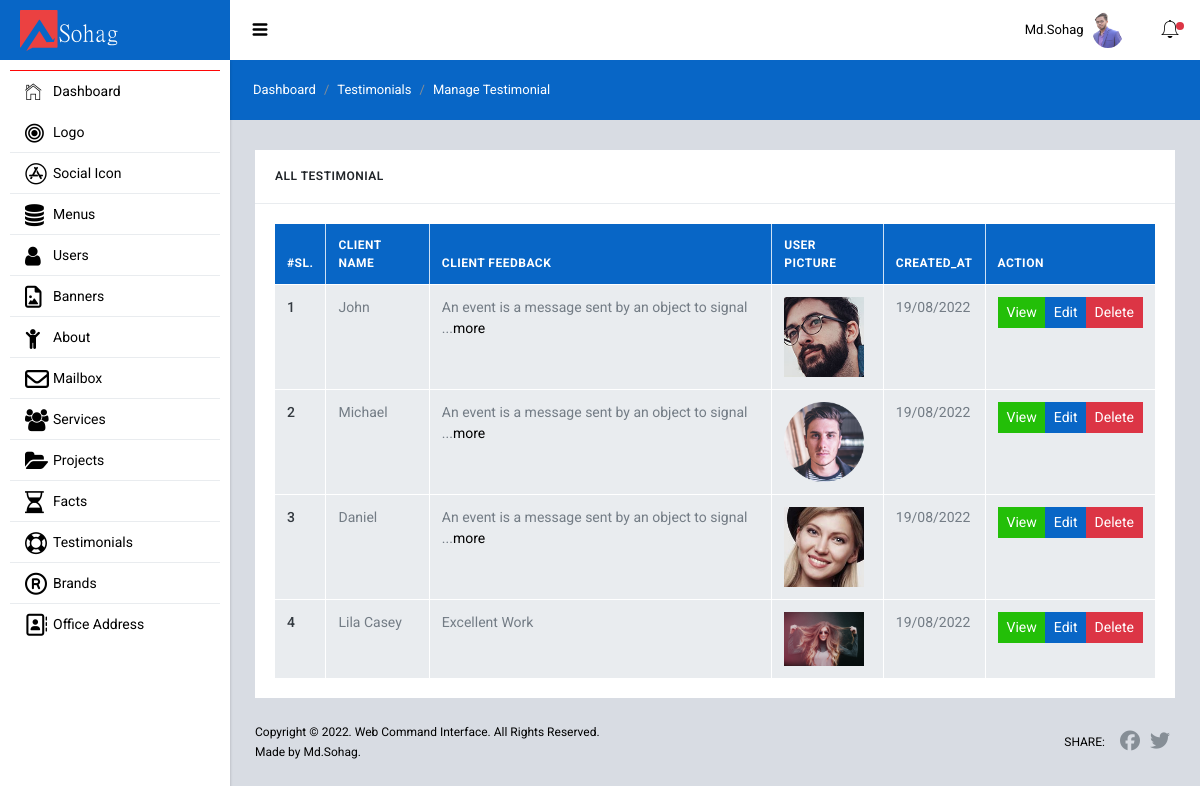
The page /admin/testimonials/index.php (signed in) on the database its author committed.
### tables this page shows
CREATE TABLE `users` (
  `id` int(11) NOT NULL,
  `name` varchar(150) NOT NULL,
  `email` varchar(150) NOT NULL,
  `password` varchar(255) NOT NULL,
  `user_role` int(11) NOT NULL DEFAULT 4,
  `status` int(11) NOT NULL DEFAULT 0,
  `profile_image` varchar(255) DEFAULT NULL,
  `created_at` varchar(200) NOT NULL
);

CREATE TABLE `testimonials` (
  `id` int(11) NOT NULL,
  `name` varchar(200) NOT NULL,
  `quotes` text NOT NULL,
  `img` text NOT NULL,
  `created_at` varchar(200) NOT NULL
);

### admin/testimonials/index.php (the view, shortened to what this page needs)
<?php
  require "../backend_includes/header.php";
  $view_testimonial = "SELECT * FROM testimonials";
  $view_testimonial_query = mysqli_query($db, $view_testimonial);
  $testimonial_check = mysqli_num_rows($view_testimonial_query);
?>
  <div class="sl-mainpanel">
    <nav class="breadcrumb sl-breadcrumb">
      <a class="breadcrumb-item" href="/sohag/admin/dashboard.php">Dashboard</a>
      <a class="breadcrumb-item" href="/sohag/admin/testimonials/index.php">Testimonials</a>
      <span class="breadcrumb-item active">Manage Testimonial</span>
    </nav>
      <div class="sl-pagebody">
        <div class="row row-sm mg-t-5">
          <div class="col-lg-12 mg-t-20 mg-lg-t-0">
            <div class="card">
              <div class="card-header pd-20 bg-transparent bd-b bd-gray-200">
                <h6 class="card-title tx-uppercase tx-12 mg-b-0">All Testimonial</h6>
              </div>
              <div class="card-body bd-color-gray-lighter rounded-bottom">
                <div class="dashbord-content">
                  <?php if ($testimonial_check == 0) : ?>
                    <div class="alert alert-warning" role="alert">
                      <h4 class="text-center text-danger">No Data Found In Testimonial Table!</h4>
                    </div>
                  <?php else : ?>
                    <form action="users_trash_delete.php" method="POST">
                      <div class="table-responsive">
                        <table class="table table-hover table-bordered mg-b-0">
                          <thead class="bg-primary">
                            <tr>
                              <th scope="col">#Sl.</th>
                              <th scope="col">Client Name</th>
                              <th scope="col">Client Feedback</th>
                              <th scope="col">User Picture</th>
                              <th scope="col">Created_At</th>
                              <th scope="col">Action</th>
                            </tr>
                          </thead>
                          <tbody>
                            <?php foreach($view_testimonial_query as $testimonial_id => $testimonials) :  ?>
                              <tr>
                                <th scope="row"><?= $testimonial_id+1; ?></th>
                                <td><?= $testimonials['name']; ?></td>
                                <td>
                                  <?php
                                    $url = '/sohag/admin/testimonials/testimonial_view.php?id='.$testimonials['id'];
                                    $message_short = substr($testimonials['quotes'],0,50);
                                    if (strlen($testimonials['quotes']) > 50)
                                    {
                                      echo $message_short."...".'<a target="_blank" href='.$url.'>more</a>';
                                    }
                                    else {
                                      echo $testimonials['quotes'];
                                    }
                                  ?>
                                </td>
                                <td>
                                  <?php if (!empty($testimonials['img'])) : ?>
                                    <img src="../uploads/testimonials/<?= $testimonials['img']; ?>" width="80" alt="image">
                                  <?php else : ?>
                                    No Image
                                  <?php endif; ?>
                                </td>
                                <td>
                                  <?= date("d/m/Y",strtotime($testimonials['created_at'])); ?>
                                </td>
                                <td>
                                  <div class="btn-group">
                                    <a href="testimonial_view.php?id=<?= $testimonials['id']; ?>" target="_blank" class="btn btn-success btn-sm">View</a>
                                    <?php if ($login_user_info['user_role'] <= 2) : ?>
                                      <a href="testimonial_edit.php?id=<?= $testimonials['id']; ?>" target="_blank" class="btn btn-primary btn-sm">Edit</a>
                                      <button type="button" id="delete.php?delete_id=<?= $testimonials['id']; ?>" class="btn btn-danger btn-sm delete_testimonial">Delete</button>
                                    <?php endif; ?>
                                  </div>
                                </td>
                              </tr>
                            <?php endforeach; ?>
                          </tbody>
                        </table>
                      </div>
                    </form>
                  <?php endif; ?>
                </div>
              </div>
            </div>
          </div>
        </div>
      </div>
    <footer class="sl-footer">
      <div class="footer-left">
      <div class="mg-b-2">Copyright &copy; 2022. Web Command Interface. All Rights Reserved.</div>
                <div>Made by Md.Sohag.</div>
      </div>
      <div class="footer-right d-flex align-items-center">
        <span class="tx-uppercase mg-r-10">Share:</span>
        <a target="_blank" class="pd-x-5" href="https://www.facebook.com/"><i class="fa fa-facebook tx-20"></i></a>
        <a target="_blank" class="pd-x-5" href="https://twitter.com/"><i class="fa fa-twitter tx-20"></i></a>
      </div>
    </footer>
  </div>
<?php require "../backend_includes/footer.php"; ?>

### admin/backend_includes/header.php (shortened to what this page needs)
<?php
  require "db.php";
  $login_user_id    = isset($_COOKIE['login_user']) ? $_COOKIE['login_user'] : $_SESSION['login_user_id'];
  $login_user_data  = "SELECT * FROM users WHERE id=$login_user_id";
  $login_user_query = mysqli_query($db,$login_user_data);
  $login_user_info  = mysqli_fetch_assoc($login_user_query);
?>
<!DOCTYPE html>
<html lang="en">
  <head>
    <link href="/sohag/admin/backend_assets/lib/font-awesome/css/font-awesome.css" rel="stylesheet">
    <link href="/sohag/admin/backend_assets/lib/Ionicons/css/ionicons.css" rel="stylesheet">
    <link href="/sohag/admin/backend_assets/lib/perfect-scrollbar/css/perfect-scrollbar.css" rel="stylesheet">
    <link href="/sohag/admin/backend_assets/lib/rickshaw/rickshaw.min.css" rel="stylesheet">
    <link href="/sohag/admin/backend_assets/lib/medium-editor/medium-editor.css" rel="stylesheet">
    <link href="/sohag/admin/backend_assets/lib/medium-editor/default.css" rel="stylesheet">
    <link href="/sohag/admin/backend_assets/lib/summernote/summernote-bs4.css" rel="stylesheet">
    <link rel="stylesheet" href="/sohag/admin/backend_assets/css/starlight.css">
    <link rel="stylesheet" href="/sohag/admin/backend_assets/css/custom.css">
  </head>
  <body>
    <div class="sl-logo"><a href=""> <img width="100" src="../admin/uploads/logo/17.png" alt="Logo"></a></div>
    <div class="sl-sideleft">
      <div class="sl-sideleft-menu">
        <a href="/sohag/admin/dashboard.php" class="sl-menu-link active">
          <div class="sl-menu-item">
            <i class="menu-item-icon icon ion-ios-home-outline tx-22"></i>
            <span class="menu-item-label">Dashboard</span>
          </div>
        </a>
        <a href="#" class="sl-menu-link">
          <div class="sl-menu-item">
            <i class="menu-item-icon fa fa-bullseye tx-22"></i>
            <span class="menu-item-label">Logo</span>
            <i class="menu-item-arrow fa fa-angle-down"></i>
          </div>
        </a>
        <a href="#" class="sl-menu-link">
          <div class="sl-menu-item">
            <i class="menu-item-icon fa fa-app-store tx-22"></i>
            <span class="menu-item-label">Social Icon</span>
            <i class="menu-item-arrow fa fa-angle-down"></i>
          </div>
        </a>
        <a href="#" class="sl-menu-link">
          <div class="sl-menu-item">
            <i class="menu-item-icon fa fa-database tx-22"></i>
            <span class="menu-item-label">Menus</span>
            <i class="menu-item-arrow fa fa-angle-down"></i>
          </div>
        </a>
        <a href="#" class="sl-menu-link">
          <div class="sl-menu-item">
            <i class="menu-item-icon 	fa fa-user tx-22"></i>
            <span class="menu-item-label">Users</span>
            <i class="menu-item-arrow fa fa-angle-down"></i>
          </div>
        </a>
        <a href="#" class="sl-menu-link">
          <div class="sl-menu-item">
            <i class="menu-item-icon fa fa-file-picture-o tx-22"></i>
            <span class="menu-item-label">Banners</span>
            <i class="menu-item-arrow fa fa-angle-down"></i>
          </div>
        </a>
        <a href="#" class="sl-menu-link">
          <div class="sl-menu-item">
            <i class="menu-item-icon fa fa-child tx-22"></i>
            <span class="menu-item-label">About</span>
            <i class="menu-item-arrow fa fa-angle-down"></i>
          </div>
        </a>
        <?php if ($login_user_info['user_role'] <= 2) : ?>
          <a href="/sohag/admin/messages/index.php" class="sl-menu-link">
            <div class="sl-menu-item">
              <i class="menu-item-icon fa fa-envelope-o  tx-24"></i>
              <span class="menu-item-label">Mailbox</span>
            </div>
          </a>
        <?php endif; ?>
        <a href="#" class="sl-menu-link">
          <div class="sl-menu-item">
            <i class="menu-item-icon fa fa-group tx-22"></i>
            <span class="menu-item-label">Services</span>
            <i class="menu-item-arrow fa fa-angle-down"></i>
          </div>
        </a>
        <a href="#" class="sl-menu-link">
          <div class="sl-menu-item">
            <i class="menu-item-icon fa fa-folder-open tx-22"></i>
            <span class="menu-item-label">Projects</span>
            <i class="menu-item-arrow fa fa-angle-down"></i>
          </div>
        </a>
        <a href="#" class="sl-menu-link">
          <div class="sl-menu-item">
            <i class="menu-item-icon fa fa-hourglass-half tx-22"></i>
            <span class="menu-item-label">Facts</span>
            <i class="menu-item-arrow fa fa-angle-down"></i>
          </div>
        </a>
        <a href="#" class="sl-menu-link">
          <div class="sl-menu-item">
            <i class="menu-item-icon fa fa-life-bouy tx-22"></i>
            <span class="menu-item-label">Testimonials</span>
            <i class="menu-item-arrow fa fa-angle-down"></i>
          </div>
        </a>
        <a href="#" class="sl-menu-link">
          <div class="sl-menu-item">
            <i class="menu-item-icon fa fa-registered tx-22"></i>
            <span class="menu-item-label">Brands</span>
            <i class="menu-item-arrow fa fa-angle-down"></i>
          </div>
        </a>
        <a href="#" class="sl-menu-link">
          <div class="sl-menu-item">
            <i class="menu-item-icon fa fa-address-book-o tx-22"></i>
            <span class="menu-item-label">Office Address</span>
            <i class="menu-item-arrow fa fa-angle-down"></i>
          </div>
        </a>
      </div>
      <br>
    </div>
    <div class="sl-header">
      <div class="sl-header-left">
        <div class="navicon-left hidden-md-down"><a id="btnLeftMenu" href=""><i class="icon ion-navicon-round"></i></a></div>
      </div>
      <div class="sl-header-right">
        <nav class="nav">
          <div class="dropdown">
            <a href="" class="nav-link nav-link-profile" data-toggle="dropdown">
              <span class="logged-name"><span class="hidden-md-down"><?= $login_user_info['name']; ?></span></span>
              <?php if (!empty($login_user_info['profile_image'])) { ?>
                <img src="/sohag/admin/uploads/users/<?= $login_user_info['profile_image']; ?>" class="wd-32 rounded-circle" alt="">
              <?php } ?>
            </a>
          </div>
        </nav>
        <?php if ($login_user_info['user_role'] <= 2) : ?>
          <div class="navicon-right">
            <a id="btnRightMenu" href="" class="pos-relative">
              <i class="icon ion-ios-bell-outline"></i>
              <span class="square-8 bg-danger"></span>
            </a>
          </div>
        <?php endif; ?>
      </div>
    </div>

### rows shown on the page
users: name "Md.Sohag", profile_image (picture)
testimonials: name "John", quotes "An event is a message sent by an object to signal", img (picture), created_at "19/08/2022"
testimonials: name "Michael", quotes "An event is a message sent by an object to signal", img (picture), created_at "19/08/2022"
testimonials: name "Daniel", quotes "An event is a message sent by an object to signal", img (picture), created_at "19/08/2022"
testimonials: name "Lila Casey", quotes "Excellent Work", img (picture), created_at "19/08/2022"
